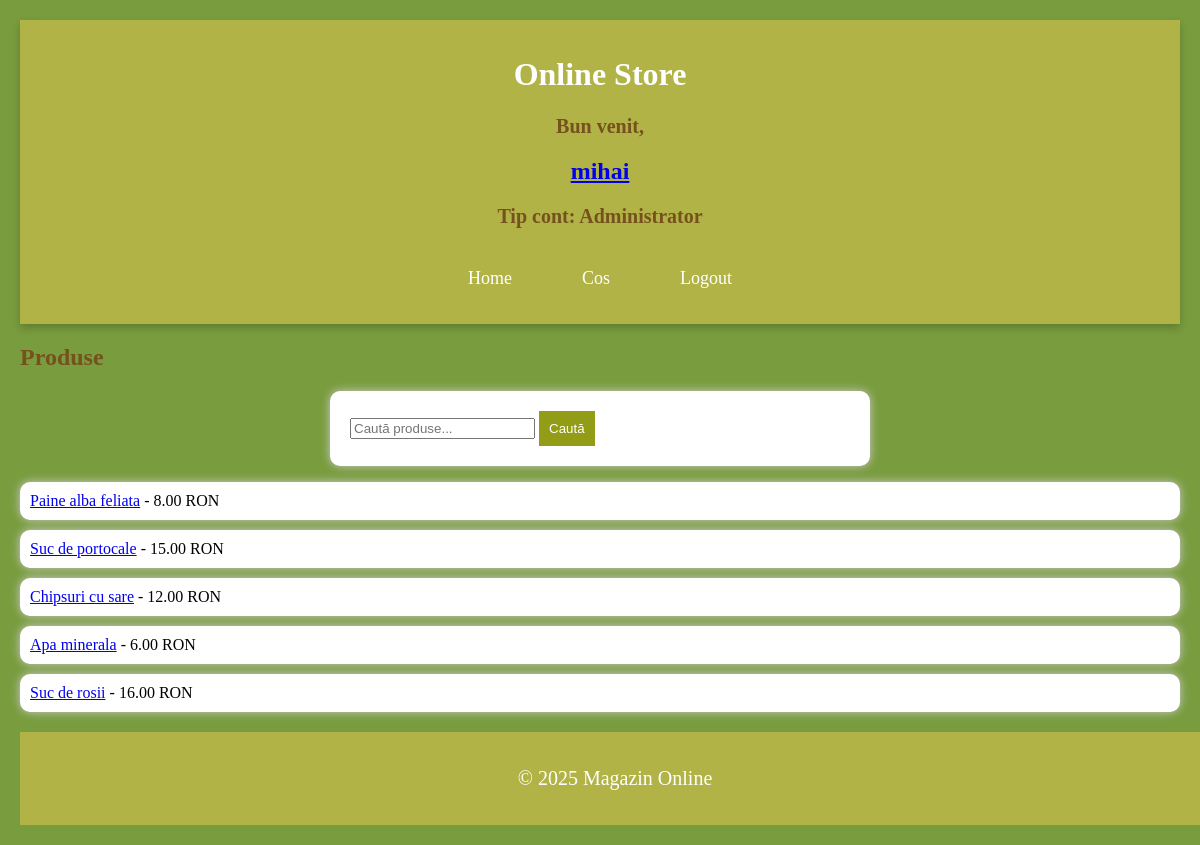
The app's page / (signed in) with its own data.
### online_store/models.py (models this page shows, shortened)
class Produs(models.Model):
    denumire = models.CharField(max_length=100)
    descriere=models.TextField()
    pret=models.DecimalField(max_digits=10, decimal_places=2)
    image=models.ImageField(upload_to='products/')
    class Meta:
        verbose_name_plural='Produse'

### online_store/views.py (the view)
# urls.py: path('', views.lista_produse, name='lista_produse'),
def lista_produse(request):
    query = request.GET.get('q', '')
    produse = Produs.objects.filter(denumire__icontains=query) if query else Produs.objects.all()
    return render(request, 'online_store/lista_produse.html', {'produse': produse, 'query': query})

### online_store/templates/online_store/lista_produse.html
{% extends 'online_store/base.html' %}
{% block content %}
 <h2>Produse</h2>
 <form method="GET" action="{% url 'lista_produse' %}">
  <input type="text" name="q" value="{{ query }}" placeholder="Caută produse...">
  <button type="submit">Caută</button>
 </form>
 <ul>
    {% for produs in produse %}
      <li>
        <a href="{% url 'detalii_produs' produs.id %}">{{produs.denumire}}</a> - {{produs.pret}} RON
      </li>
    {% endfor %}
 </ul>
{% endblock %}

### online_store/templates/online_store/base.html (shortened to what this page needs)
<!DOCTYPE html>
<html>
    <head>
        {% load static %}
        <link rel="stylesheet" href="{% static 'online_store/css/styles.css' %}">
    </head>
    <body>
      <header>
        <h1>Online Store</h1>
        <h2>
          {% if user.is_authenticated %}
          <p>Bun venit, </p><a href="{% url 'cont_utilizator' %}" >{{ user.username }}</a>
          {% if user.is_superuser %}
          <p>Tip cont: Administrator</p>
         {% else %}
         <p>Tip cont: Utilizator normal</p>
         {% endif %}
         {% else %}
         <p>Nu ești autentificat.</p>
         {% endif %}
        </h2>
        <nav>
            <a href="{% url 'lista_produse' %}">Home</a>
            <a href="{% url 'cos' %}">Cos</a>
            {% if user.is_authenticated %}
              <a href="{% url 'logout'%}">Logout</a>
            {% else %}
              <a href="{% url 'login' %}">Login</a>
              <a href="{% url 'register' %}">Register</a>
            {% endif %}
        </nav>
      </header>
      <main>
        {% block content %}
        {% endblock %}
      </main>
      <footer>
        <p>
          &copy; 2025 Magazin Online
        </p>
      </footer>
    </body>
</html>

### online_store/static/online_store/css/styles.css (style rules this page uses)
body { background-color: #799c3e; margin: 0; padding: 20px; }
header { background-color: #b1b347; color:white; padding:15px; text-align:center; box-shadow: 0px 4px 8px rgba(0,0,0,0.2); }
nav { display: flex; justify-content: center; gap: 20px; }
nav a { color: white; font-size: 18px; margin: 10px; padding: 10px 15px; transition: 0.5s; text-decoration:none; }
h2 { color: #75511e; }
form { background: white; padding: 20px; border-radius: 10px; box-shadow: 0px 0px 10px #ccc; max-width: 500px; margin:auto; }
button { background-color: #939c16; color: white; padding: 10px; border: none; pointer: pointer; }
ul { list-style: none; padding: 0; }
li { padding: 10px; background: white; margin: 10px 0; border-radius: 10px; box-shadow: 0px 0px 10px #ccc; }
p { font-size: 20px; }
footer { background-color: #b1b347; color: white; text-align: center; padding: 15px; margin-top:20px; position: relative; bottom: 0; width: 100%; }

### records on screen
Produs: denumire "Paine alba feliata", pret "8.00"
Produs: denumire "Suc de portocale", pret "15.00"
Produs: denumire "Chipsuri cu sare", pret "12.00"
Produs: denumire "Apa minerala", pret "6.00"
Produs: denumire "Suc de rosii", pret "16.00"

### other values on screen
{{ user.username }} "mihai"
